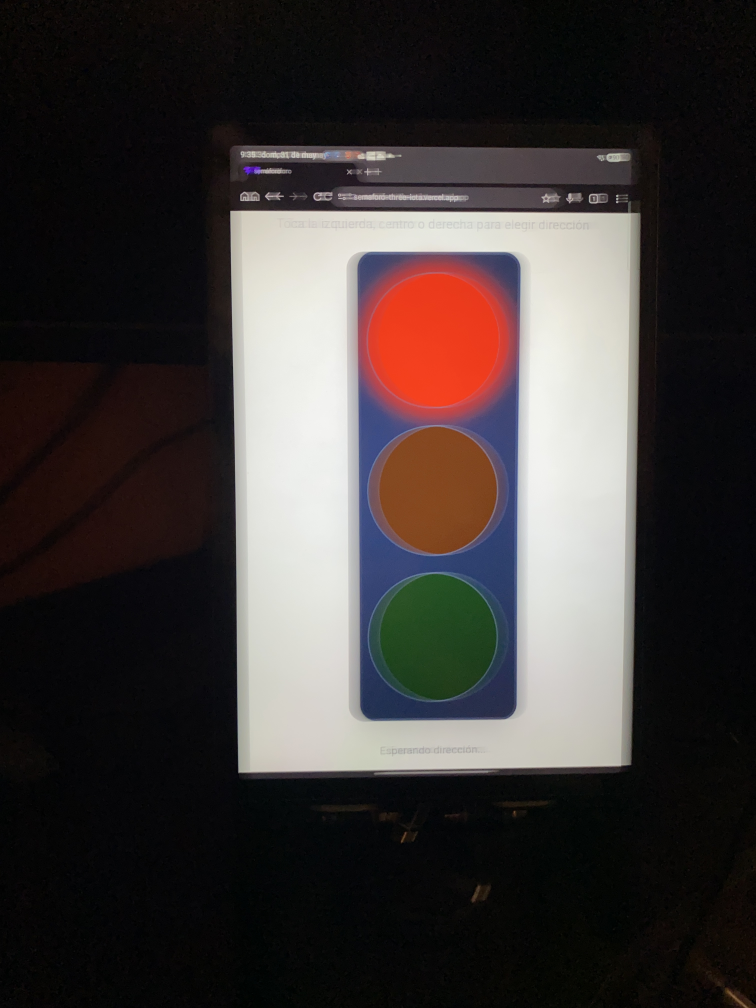
#> input picture yolo_dataset/images/train/sem_002_jpg.rf.7Toj0DuXSlRunzeVmGt7.jpg, 3024 x 4032 px (shown at 1/4 size)
$ python -i color_detector.py   (imports and definitions only)
#> lines starting #> are read from the running program, lines starting #| are printed output that depends on the picture; after the words box and inside, x2 and y2 are one past the last pixel; in counts of white or black regions, pixels touching at a corner belong together
"""
Deteccion de colores de semaforo usando YOLO + HSV hibrido.

Pipeline hibrido:
  1. YOLO detecta semaforo (bounding box) y flechas
  2. Se recorta el bounding box del semaforo
  3. HSV lee el color dentro del recorte
  4. YOLO determina la direccion de la flecha

Fallback: si YOLO no esta disponible, usa HSV puro.

Rangos HSV calibrados para ESP32-CAM (AWB shift +15):
  Rojo:     H 0-10 / 165-180
  Amarillo: H 15-50
  Verde:    H 50-85
"""

import cv2
import numpy as np
from collections import Counter
from config import COLOR_RANGES, COLOR_MIN_AREA, ARROW_MIN_AREA


class ColorDetector:
    # Suavizado exponencial del bbox: alpha es el peso de la nueva
    # deteccion de YOLO. alpha=1.0 = sin suavizado (salta entre frames);
    # alpha=0.2 = muy suave pero con latencia visible. 0.4 es un buen
    # balance para FASE 4 (YOLO corre cada 2 frames).
    BBOX_SMOOTH_ALPHA = 0.45

    # B1 fix: histéresis de color. Para confirmar un color, debe aparecer
    # en al menos COLOR_CONFIRM_THRESHOLD de los últimos COLOR_HISTORY_SIZE
    # frames. Esto evita que un parpadeo de cámara o una detección errónea
    # de un solo frame cause que el robot reaccione incorrectamente.
    COLOR_HISTORY_SIZE = 5
    COLOR_CONFIRM_THRESHOLD = 3

    def __init__(self, yolo_detector=None):
        """
        Args:
            yolo_detector: instancia de YoloDetector (opcional)
        """
        self._yolo = yolo_detector
        self._overlay = None
        self._last_dims = (0, 0)
        # Cache de bbox suavizado para que el dibujo no salte entre
        # detecciones de YOLO (FASE 4 salta 1 frame). El crop HSV sigue
        # usando el bbox crudo (necesita la posicion real).
        self._smooth_semaforo = None  # dict con x1, y1, x2, y2, confidence, class
        self._smooth_arrows = []     # lista de dicts suavizados
        # B1: historial de colores detectados (últimos N frames)
        self._color_history = []
        # B8 fix: kernel pre-allocado para no crear np.ones() en cada frame
        self._kernel = np.ones((3, 3), np.uint8)

    def _confirm_color_with_hysteresis(self, raw_color: str) -> str:
        """
        B1 fix: confirma un color solo si aparece en al menos
        COLOR_CONFIRM_THRESHOLD de los últimos COLOR_HISTORY_SIZE frames.
        Esto evita que un parpadeo de cámara o una detección errónea
        de un solo frame cause que el robot reaccione incorrectamente.

        Args:
            raw_color: color detectado en este frame (o None)

        Returns:
            color confirmado o None
        """
        self._color_history.append(raw_color)
        # Mantener solo los últimos N frames
        if len(self._color_history) > self.COLOR_HISTORY_SIZE:
            self._color_history = self._color_history[-self.COLOR_HISTORY_SIZE:]

        # Contar ocurrencias de cada color (excluyendo None)
        counts = Counter(c for c in self._color_history if c is not None)

        # El color más frecuente en el historial
        if not counts:
            return None

        most_common_color, most_common_count = counts.most_common(1)[0]

        # Confirmar solo si supera el umbral
        if most_common_count >= self.COLOR_CONFIRM_THRESHOLD:
            return most_common_color

        return None

    # [51 lines left out: function _detect_color_hsv, not called in this run]

    def _detect_color_hsv_full(self, frame: np.ndarray) -> str:
        """
        Detecta color en el frame completo usando HSV (fallback sin YOLO).
        Prioridad: ROJO > AMARILLO > VERDE
        """
        hsv = cv2.cvtColor(frame, cv2.COLOR_BGR2HSV)
        height, width = frame.shape[:2]
        total_area = height * width
        kernel = self._kernel

        for color_name in ["red", "yellow", "green"]:
            if color_name == "red":
                mask1 = cv2.inRange(hsv, *COLOR_RANGES["red_low"])
                mask2 = cv2.inRange(hsv, *COLOR_RANGES["red_high"])
                mask = cv2.bitwise_or(mask1, mask2)
            else:
                mask = cv2.inRange(hsv, *COLOR_RANGES[color_name])

            cleaned = cv2.morphologyEx(mask, cv2.MORPH_OPEN, kernel)
            area = cv2.countNonZero(cleaned)

            if area >= COLOR_MIN_AREA:
                return color_name

        return None

    def detect(self, frame: np.ndarray, run_yolo: bool = True) -> dict:
        """
        Detecta colores de semaforo en un frame BGR.

        Args:
            frame: imagen BGR de OpenCV
            run_yolo: si False, NO ejecuta YOLO este frame (FASE 4 / B3 skip).
                YoloDetector devolvera su cache. HSV siempre corre.

        Returns:
            dict con:
                - detected: "red" | "yellow" | "green" | None
                - arrow: "left" | "right" | None
                - colors: lista de colores detectados
                - overlay: np.ndarray con visualizacion
        """
        if frame is None:
            return {"detected": None, "arrow": None, "colors": [], "overlay": None}

        height, width = frame.shape[:2]

        # P2 fix: usar el buffer pre-asignado self._overlay en vez de crear
        # uno nuevo con np.zeros() cada frame (230KB/frame de garbage). El
        # truco: dimensionar la primera vez, despues solo "limpiar" con [:]=0
        # (operacion O(N) en sitio, sin asignacion).
        if self._last_dims != (height, width):
            self._overlay = np.zeros((height, width, 3), dtype=np.uint8)
            self._last_dims = (height, width)
        else:
            self._overlay[:] = 0

        # Atajo local para no escribir self._overlay en cada cv2.rectangle
        overlay = self._overlay

        detected = None
        arrow = None
        results = []

        # ========================================
        # MODO YOLO + HSV (hibrido)
        # ========================================
        if self._yolo and self._yolo.is_available:
            # FASE 4 (B3): pasar flag de skip a YoloDetector
            yolo_results = self._yolo.detect(frame, run_yolo=run_yolo)

            # Si YOLO detecto el semaforo, recortar y leer color con HSV
            if yolo_results["semaforo"]:
                bbox = yolo_results["semaforo"]
                crop = frame[bbox["y1"]:bbox["y2"], bbox["x1"]:bbox["x2"]]

                # DEBUG: mostrar bbox cada 60 frames
                self._debug_crop_count = getattr(self, '_debug_crop_count', 0) + 1
                if self._debug_crop_count % 60 == 0:
                    print(f"[CROP] x1={bbox['x1']} y1={bbox['y1']} "
                          f"x2={bbox['x2']} y2={bbox['y2']} "
                          f"crop={crop.shape} conf={bbox.get('confidence', '?')}")

                detected = self._detect_color_hsv(crop)

                # Suavizar bbox para que el dibujo no salte entre frames
                # (FASE 4 corre YOLO cada 2 frames; sin suavizado, la caja
                # "salta" de la posicion vieja a la nueva en cada deteccion).
                # El crop HSV sigue usando bbox crudo (necesario para precision).
                self._smooth_semaforo = self._smooth_bbox(
                    self._smooth_semaforo, bbox)
                sb = self._smooth_semaforo
                cv2.rectangle(overlay,
                             (sb["x1"], sb["y1"]),
                             (sb["x2"], sb["y2"]),
                             (0, 255, 255), 2)

                if detected:
                    # B1 fix: precedencia correcta. Antes: bbox["x2"] - bbox["x1"] * bbox["y2"] - bbox["y1"]
                    # se evaluaba como x2 - (x1 * y2) - y1, produciendo un numero sin sentido.
                    # Ahora: (x2 - x1) * (y2 - y1) = area real del bbox.
                    bbox_area = (bbox["x2"] - bbox["x1"]) * (bbox["y2"] - bbox["y1"])
                    results.append({"name": detected, "area": bbox_area, "ratio": 0.0})
            else:
                # YOLO no detecto semaforo este frame. Si el suavizado
                # anterior existe, hacer "decay" (acercarse a None) en vez
                # de saltar abruptamente.
                self._smooth_semaforo = self._decay_smooth(self._smooth_semaforo)

            # Flechas directas de YOLO
            arrow = self._yolo.get_arrow_direction(yolo_results)

            # Suavizar flechas y dibujarlas. Matching por clase: cada flecha
            # cruda busca su contraparte suavizada por class name.
            new_arrows_raw = yolo_results.get("arrows", [])
            self._smooth_arrows = self._smooth_arrow_list(
                self._smooth_arrows, new_arrows_raw)
            for sb in self._smooth_arrows:
                # BGR en OpenCV: (0,255,0)=verde, (0,0,255)=rojo.
                # Bugfix: antes era (255,0,0) para arrow_left, que es AZUL.
                if sb["class"] == "arrow_right":
                    color = (0, 255, 0)     # verde
                elif sb["class"] == "arrow_left":
                    color = (0, 0, 255)     # rojo
                else:
                    color = (255, 255, 0)   # cyan (caso no esperado)
                cv2.rectangle(overlay,
                             (sb["x1"], sb["y1"]),
                             (sb["x2"], sb["y2"]),
                             color, 2)

            # NO fallback a HSV completo: si YOLO no detecto semaforo,
            # es porque no hay uno en el frame. El fallback HSV puro
            # causaba falsos positivos con cualquier objeto amarillo/verde
            # del ambiente (paredes, mesas, iluminacion).

        # ========================================
        # MODO HSV PURO (fallback)
        # ========================================
        else:
            detected = self._detect_color_hsv_full(frame)
            if detected:
                results.append({"name": detected, "area": 0, "ratio": 0.0})

            # Flecha por posicion (solo si hay verde)
            if detected == "green":
                hsv = cv2.cvtColor(frame, cv2.COLOR_BGR2HSV)
                mask_green = cv2.inRange(hsv, *COLOR_RANGES["green"])
                arrow = self._detect_arrow_position(mask_green)

        # B1 fix: aplicar histéresis al color detectado.
        # Solo confirma un color si apareció en 3+ de los últimos 5 frames.
        # Esto filtra parpadeos de cámara y detecciones erróneas sueltas.
        confirmed = self._confirm_color_with_hysteresis(detected)

        return {
            "detected": confirmed,
            "arrow": arrow,
            "colors": results,
            "overlay": self._overlay,
        }

    # [117 lines left out: functions _detect_arrow_position, _smooth_bbox, _decay_smooth, _smooth_arrow_list, not called in this run]

>>> import cv2
>>> picture = cv2.imread('../../yolo_dataset/images/train/sem_002_jpg.rf.7Toj0DuXSlRunzeVmGt7.jpg')
#> picture is the input picture: shape (4032, 3024, 3); mean B, G, R 56, 57.3, 63.3
>>> result = ColorDetector().detect(picture)
#> in _detect_color_hsv_full, `hsv = cv2.cvtColor(frame, cv2.COLOR_BGR2HSV)`: hsv: shape (4032, 3024, 3); mean H, S, V 67.7, 73.4, 66.5
#> the loop in _detect_color_hsv_full, `for color_name in ["red", "yellow", "green"]:` made 1 pass
#> area on pass 1: 338128
#> pass 1, in _detect_color_hsv_full, `mask1 = cv2.inRange(hsv, *COLOR_RANGES["red_low"])`:
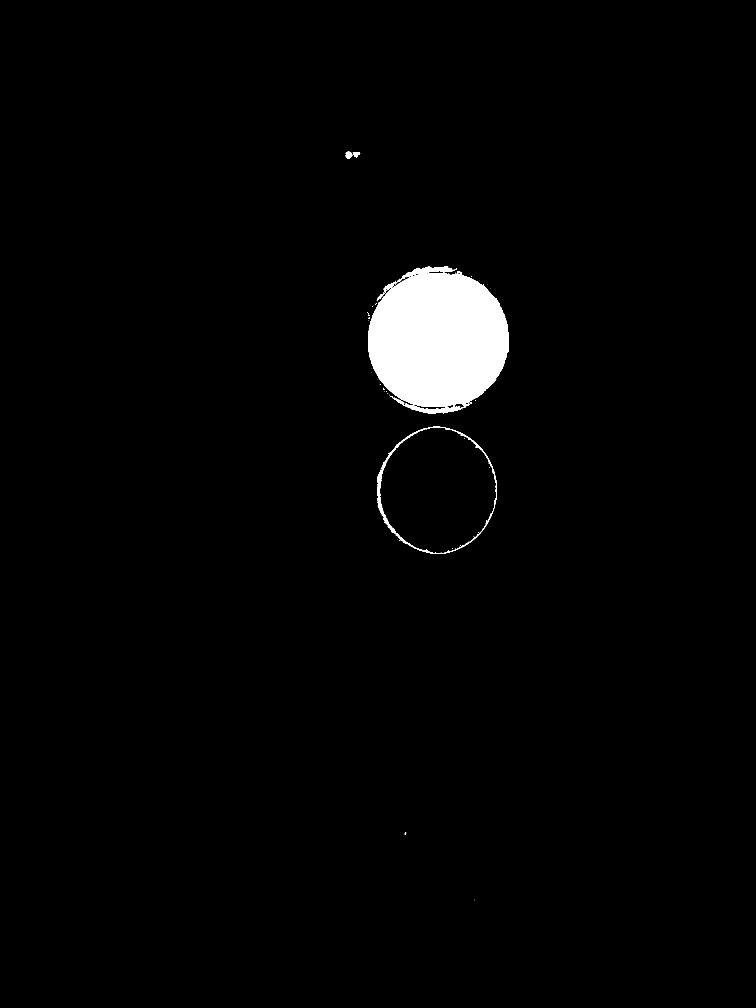
#> mask1: shape (4032, 3024) (shown at 1/4 size); 2.1% white; 118 white regions (106 under 20 px), largest, box (x1, y1, x2, y2) and area: (1472, 1066, 2035, 1654) 249181, (1508, 1707, 1987, 2216) 8359, (1383, 607, 1410, 635) 546
#> pass 1, in _detect_color_hsv_full, `mask2 = cv2.inRange(hsv, *COLOR_RANGES["red_high"])`:
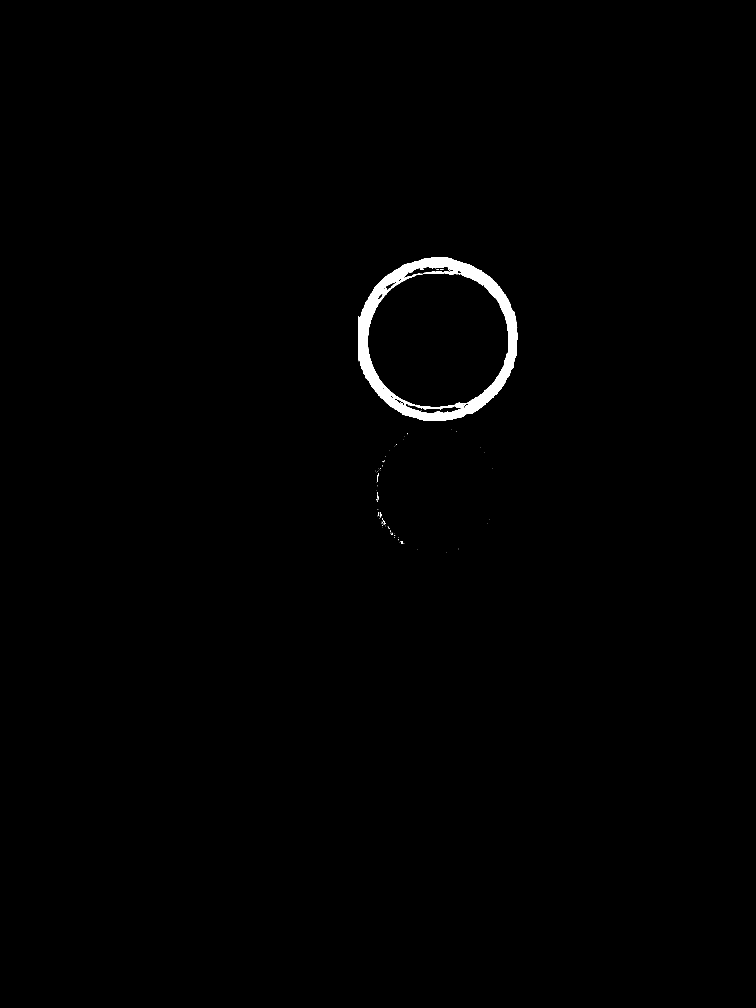
#> mask2: shape (4032, 3024) (shown at 1/4 size); 0.66% white; 129 white regions (119 under 20 px), largest, box (x1, y1, x2, y2) and area: (1432, 1028, 2070, 1684) 79046, (1648, 1092, 1691, 1107) 176, (1530, 2074, 1544, 2096) 65
#> pass 1, in _detect_color_hsv_full, `mask = cv2.bitwise_or(mask1, mask2)`:
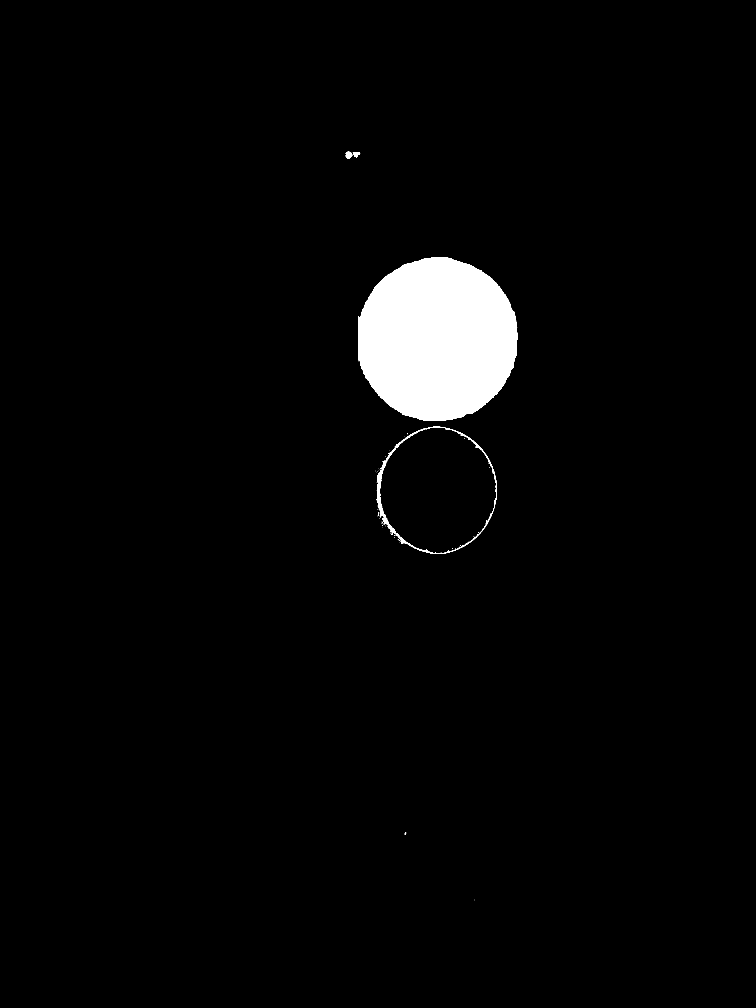
#> mask: shape (4032, 3024) (shown at 1/4 size); 2.8% white; 99 white regions (93 under 20 px), largest, box (x1, y1, x2, y2) and area: (1432, 1028, 2070, 1684) 329483, (1505, 1707, 1987, 2216) 8756, (1383, 607, 1410, 635) 546, (1411, 608, 1441, 630) 402, (1619, 3329, 1625, 3339) 37, (1511, 2048, 1516, 2063) 28
#> in detect, `detected = self._detect_color_hsv_full(frame)`: detected = 'red'
#> result = 4 items

$ run again, on yolo_dataset/images/train/sem_006_jpg.rf.0QAnJBYYxQHN0gor4v34.jpg
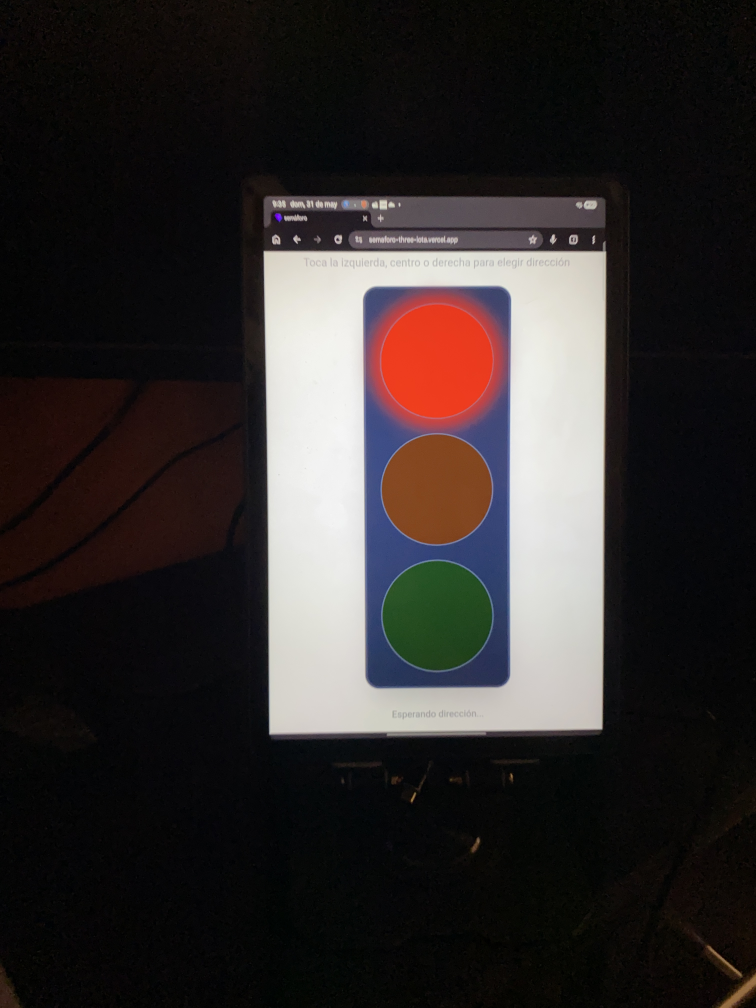
#> input picture yolo_dataset/images/train/sem_006_jpg.rf.0QAnJBYYxQHN0gor4v34.jpg, 3024 x 4032 px (shown at 1/4 size)
#> picture is the input picture: shape (4032, 3024, 3); mean B, G, R 44, 44.7, 49.7
#> hsv: shape (4032, 3024, 3); mean H, S, V 61.6, 76.7, 52.6
#> the loop in _detect_color_hsv_full, `for color_name in ["red", "yellow", "green"]:` made 1 pass
#> area on pass 1: 240067
#> pass 1, in _detect_color_hsv_full, `mask1 = cv2.inRange(hsv, *COLOR_RANGES["red_low"])`:
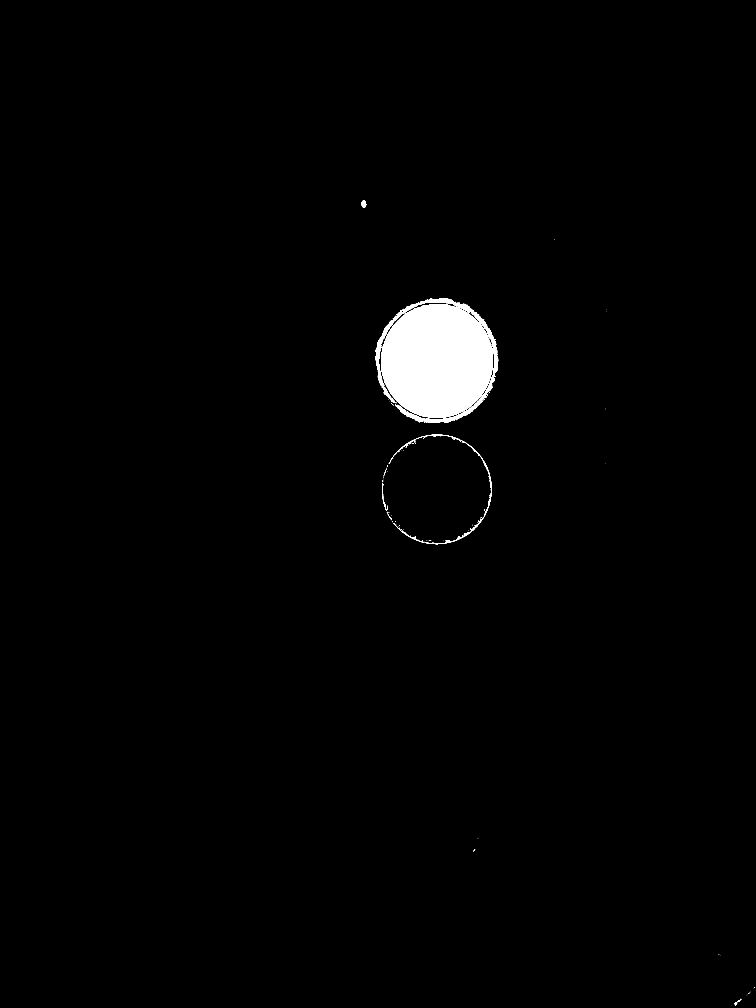
#> mask1: shape (4032, 3024) (shown at 1/4 size); 1.5% white; 165 white regions (150 under 20 px), largest, box (x1, y1, x2, y2) and area: (1501, 1193, 1993, 1691) 179520, (1679, 1738, 1967, 2170) 2705, (1446, 801, 1465, 832) 426
#> pass 1, in _detect_color_hsv_full, `mask = cv2.bitwise_or(mask1, mask2)`:
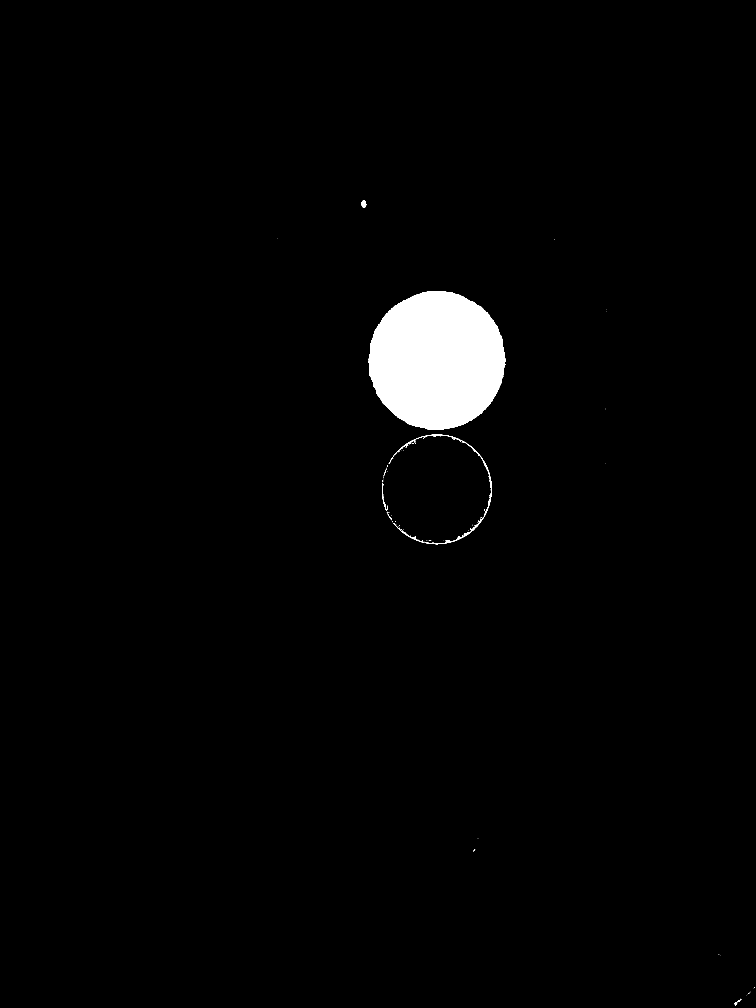
#> mask: shape (4032, 3024) (shown at 1/4 size); 2% white; 91 white regions (76 under 20 px), largest, box (x1, y1, x2, y2) and area: (1474, 1164, 2022, 1720) 236673, (1679, 1738, 1967, 2170) 2722, (1446, 801, 1465, 832) 426
#> detected = 'red'
#> result = 4 items
